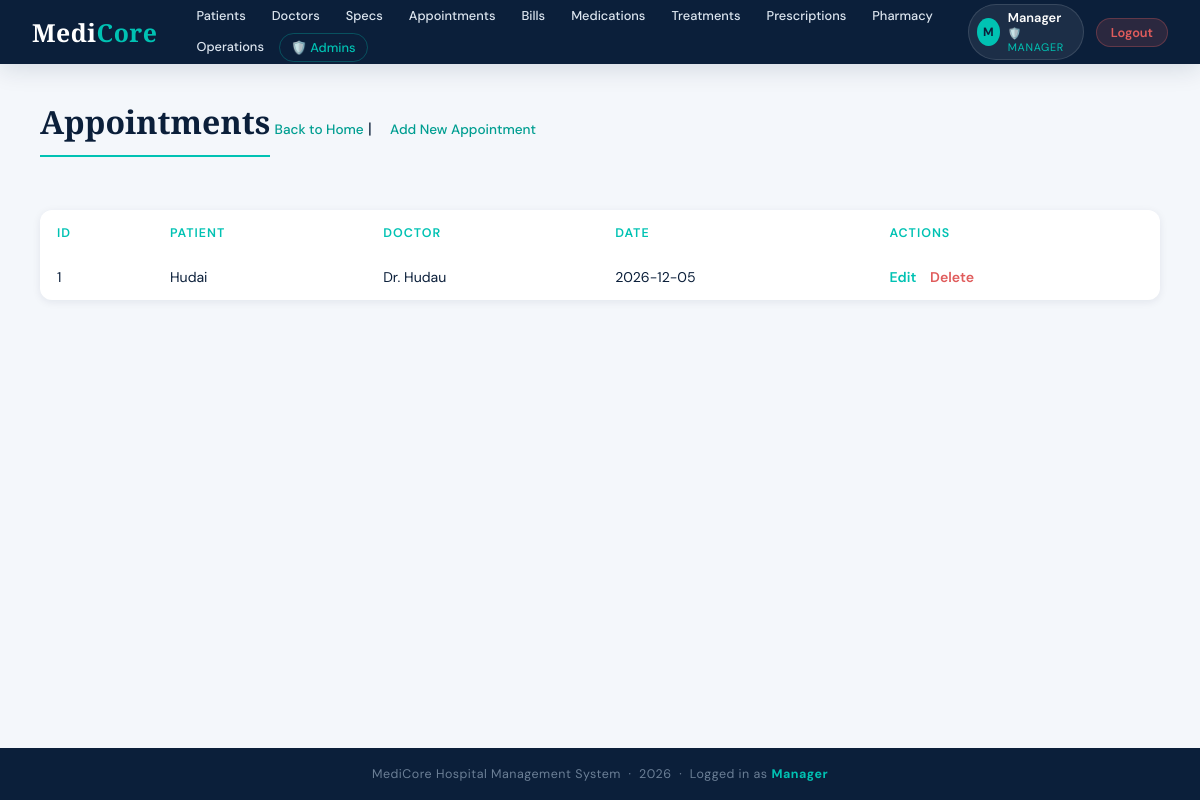
Page /hospital-system/appointments/list.php (signed in) on the committed database.
### tables this page shows
CREATE TABLE `appointments` (
  `id` int(11) NOT NULL,
  `patient_id` int(11) DEFAULT NULL,
  `doctor_id` int(11) DEFAULT NULL,
  `date` date DEFAULT NULL
);

CREATE TABLE `patients` (
  `id` int(11) NOT NULL,
  `name` varchar(100) DEFAULT NULL,
  `age` int(11) DEFAULT NULL,
  `gender` varchar(10) DEFAULT NULL
);

CREATE TABLE `doctors` (
  `id` int(11) NOT NULL,
  `name` varchar(100) DEFAULT NULL,
  `specialization_id` int(11) DEFAULT NULL
);

### hospital-system/appointments/list.php (the view, shortened to what this page needs)
<?php
include('../config/db.php');
include('../includes/header.php');
?>
<h2>Appointments</h2>
<a href="../index.php">Back to Home</a> | <a href="add.php">Add New Appointment</a>
<br><br>
<table border="1" cellpadding="10">
    <tr>
        <th>ID</th><th>Patient</th><th>Doctor</th><th>Date</th><th>Actions</th>
    </tr>
    <?php
    $result = $conn->query("SELECT a.id, p.name AS patient_name, d.name AS doctor_name, a.date
                            FROM appointments a
                            JOIN patients p ON a.patient_id = p.id
                            JOIN doctors d ON a.doctor_id = d.id");
    if ($result->num_rows > 0) {
        while ($row = $result->fetch_assoc()) {
            echo "<tr>
                <td>{$row['id']}</td>
                <td>{$row['patient_name']}</td>
                <td>{$row['doctor_name']}</td>
                <td>{$row['date']}</td>
                <td>
                    <a href='edit.php?id={$row['id']}' style='color:#00c2b3;font-weight:600;text-decoration:none;margin-right:10px;'>Edit</a>
                    <a href='list.php?delete={$row['id']}' style='color:#e05c5c;font-weight:600;text-decoration:none;' onclick=\"return confirm('Delete this appointment?')\">Delete</a>
                </td>
            </tr>";
        }
    } else {
        echo "<tr><td colspan='5'>No appointments found</td></tr>";
    }
    ?>
</table>
<?php include('../includes/footer.php'); ?>

### hospital-system/includes/header.php (style rules this page uses)
:root { --navy: #0b1f3a; --navy-mid: #122947; --teal: #00c2b3; --teal-dim: #009e91; --sky: #e8f7f6; --white: #ffffff; --grey-light:#f4f7fb; --grey-mid: #dce5ef; --grey-text: #6b7f96; --danger: #e05c5c; --success: #27ae7a; --shadow-sm: 0 2px 8px rgba(11,31,58,.08); --shadow-md: 0 6px 24px rgba(11,31,58,.12); --shadow-lg: 0 16px 48px rgba(11,31,58,.16); --radius: 12px; --radius-sm: 7px; }
*, *::before, *::after { box-sizing:border-box; margin:0; padding:0; }
body { font-family: 'DM Sans', sans-serif; background: var(--grey-light); color: var(--navy); min-height: 100vh; display: flex; flex-direction: column; }
h2 { font-family: 'Cormorant Garamond', serif; font-size: 2rem; font-weight: 700; color: var(--navy); margin-bottom: 24px; padding-bottom: 12px; border-bottom: 2px solid var(--teal); display: inline-block; }
p > a, .page-body > a { display: inline-flex; align-items: center; gap: 5px; color: var(--teal-dim); text-decoration: none; font-size: .85rem; font-weight: 500; margin-bottom: 20px; transition: color .2s; }
p > a + a, .page-body > a + a { margin-left: 14px; }
table { width: 100%; border-collapse: collapse; background: var(--white); border-radius: var(--radius); overflow: hidden; box-shadow: var(--shadow-sm); margin-top: 8px; }
th { color: var(--teal); font-size: .78rem; font-weight: 600; text-transform: uppercase; letter-spacing: .08em; padding: 14px 16px; text-align: left; border: none !important; }
td { padding: 13px 16px; font-size: .88rem; color: var(--navy); border: none !important; border-bottom: 1px solid var(--grey-light) !important; vertical-align: middle; }
tbody tr:last-child td { border-bottom: none !important; }

### rows in the picture
appointments: id "1", patient.name "Hudai", doctor.name "Dr. Hudau", date "2026-12-05"

### other values in the picture
substr($_SESSION['user_name'], 0, 1) "M"
$_SESSION['user_name'] "Manager"
